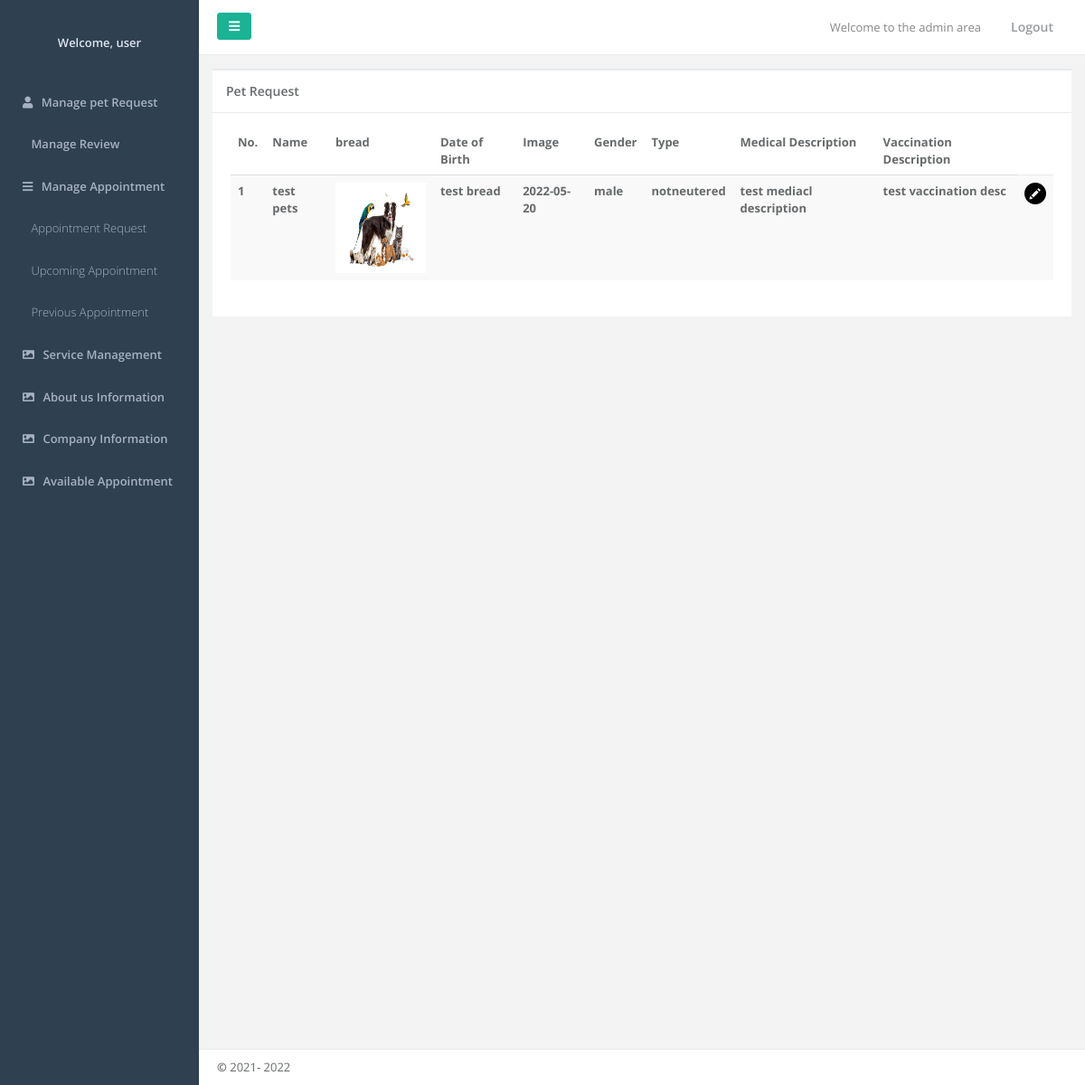
The app's page /admin/pet_request.php, older data.
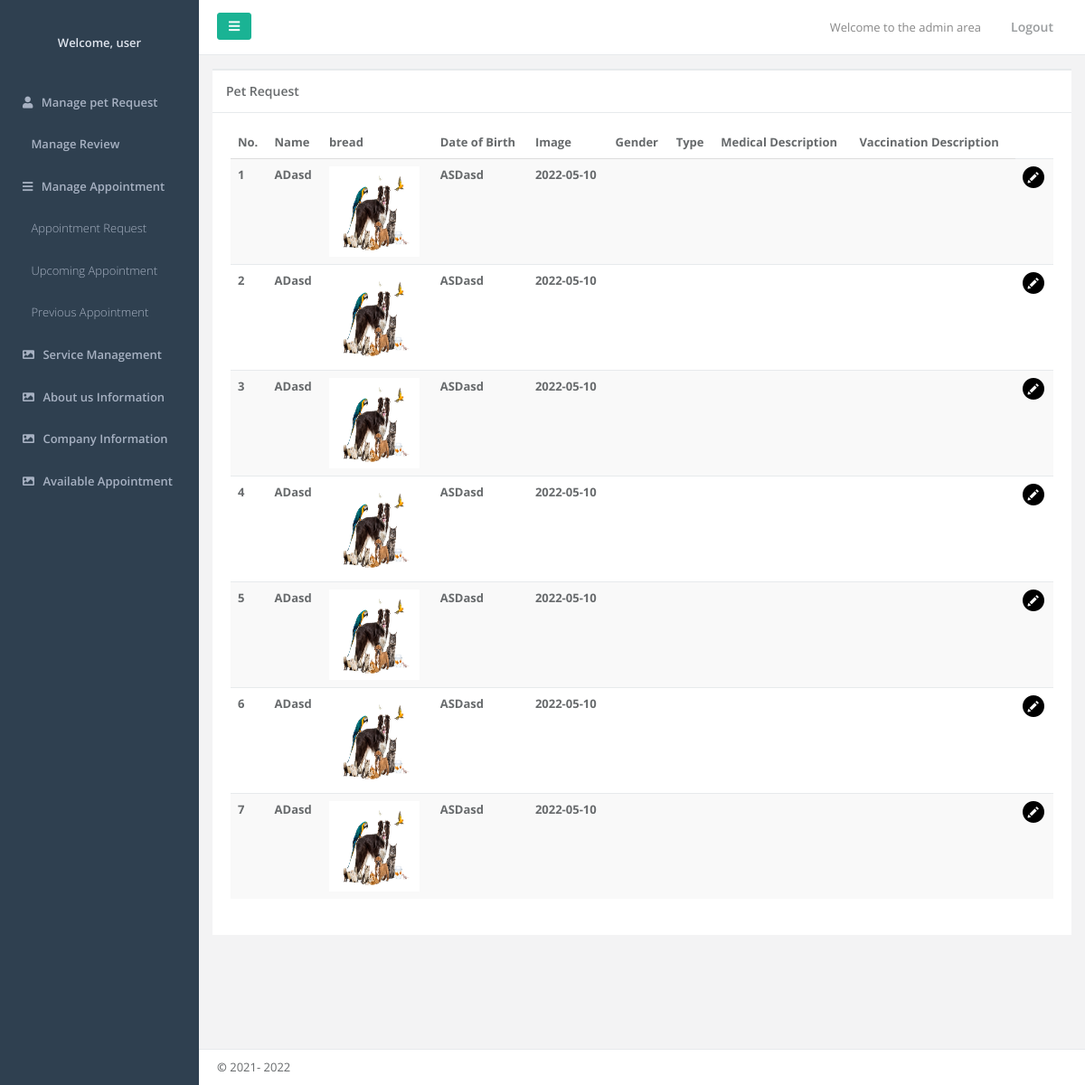
The same page, newer data.
### tables this page shows
CREATE TABLE `pets` (
  `id` int(11) NOT NULL,
  `clientid` int(25) DEFAULT NULL,
  `name` varchar(150) DEFAULT NULL,
  `bread` varchar(150) DEFAULT NULL,
  `birth_date` date DEFAULT NULL,
  `gender` varchar(10) DEFAULT NULL,
  `neutered` varchar(20) DEFAULT NULL,
  `medical_description` text DEFAULT NULL,
  `vaccination_description` text DEFAULT NULL,
  `image` varchar(150) DEFAULT NULL,
  `client_id` int(11) NOT NULL,
  `deleted` int(1) DEFAULT NULL,
  `accept` int(1) DEFAULT NULL
);

### admin/pet_request.php (the view, shortened to what this page needs)
<?php require('../dbconfig.php');
$email = $_GET['email'];
$sql = "SELECT * FROM admin WHERE email='$email' ";
$run=mysqli_query($con,$sql);
$dataofadmin = mysqli_fetch_assoc($run);
?>
<!DOCTYPE html>
<html>
<?php
include('header.php')
?>
<body>
    <div id="wrapper">
       <?php
        include('nav.php')
            ?>
        <div id="page-wrapper" class="gray-bg">
            <div class="row border-bottom">
                <nav class="navbar navbar-static-top white-bg" role="navigation" style="margin-bottom: 0">
                    <div class="navbar-header">
                        <a class="navbar-minimalize minimalize-styl-2 btn btn-primary " href="#"><i
                                class="fa fa-bars"></i> </a>
                    </div>
                    <ul class="nav navbar-top-links navbar-right">
                        <li>
                            <span class="m-r-sm text-muted welcome-message">Welcome to the admin area</span>
                        </li>
                        <li>
                            <a href="#">
                                <i class="fa fa-sign-out"></i> Logout
                            </a>
                        </li>
                    </ul>
                </nav>
            </div>
            <div class="row mtop15">
                <div class="col-lg-12">
                    <div class="ibox float-e-margins">
                        <div class="ibox-title">
                            <h5>Pet Request</h5>
                        </div>
                        <div class="ibox-content">
                            <div class="table-responsive">
                                <table class="table table-striped">
                                    <thead>
                                        <tr>
                                            <th>No.</th>
                                            <th>Name</th>
                                            <th>bread</th>
                                            <th>Date of Birth</th>
                                            <th>Image</th>
                                            <th>Gender</th>
                                            <th>Type</th>
                                            <th>Medical Description</th>
                                            <th>Vaccination Description</th>
                                        </tr>
                                    </thead>
                                    <tbody>
                                    <?php
                            $sql = "SELECT * FROM pets ";
                            $res = mysqli_query($con,$sql);
                            if($result = mysqli_query($con, $sql)){
                            if(mysqli_num_rows($res) > 0){
                                $count=0;
                             while($data = mysqli_fetch_assoc($res)){
                                $count++;
                                  ?>
                                        <tr>
                                        <th><?php echo $count; ?></th>
                            <th><?php echo $data['name']; ?></th>
                            <th><img src=../pets/<?php echo $data['image']; ?> width="100px" height="100px"></th>
                            <th><?php echo $data['bread']; ?></th>
                            <th><?php echo $data['birth_date']; ?></th>
                            <th><?php echo $data['gender']; ?></th>
                            <th><?php echo $data['neutered']; ?></th>
                            <th><?php echo $data['medical_description']; ?></th>
                            <th><?php echo $data['vaccination_description']; ?></th>
                            <th> <a href="updatepet.php?id=<?php echo $data['id']; ?>"> <img class="edit-icon" src="img/pencil.png" alt=""> </a>
                            </th>
                                </tr>
<?php
}
}
} ?>
                                    </tbody>
                                </table>
                            </div>
                        </div>
                    </div>
                </div>
            </div>
            <div class="footer">
                <div>
                    <strong>&copy;</strong> 2021-
                    <?php echo date('Y'); ?>
                </div>
            </div>
        </div>
    </div>
</body>
</html>

### admin/header.php (shortened to what this page needs)
<head>
    <link href="../assets/css/customecss.min.css" rel="stylesheet">
    <link href="../assets/css/style.css" rel="stylesheet">
    <link rel="stylesheet" href="https://use.fontawesome.com/releases/v5.15.4/css/all.css"/>
</head>

### admin/nav.php (shortened to what this page needs)
<nav class="navbar-default navbar-static-side" role="navigation">
            <div class="sidebar-collapse">
                <ul class="nav metismenu" id="side-menu">
                    <li class="nav-header">
                        <div class="dropdown profile-element text-center">
                            <a data-toggle="dropdown" class="dropdown-toggle" href="#">
                                <span class="clear"> <span class="block m-t-xs"> <strong class="font-bold">Welcome,
                                            user
                                        </strong>
                                    </span></span>
                            </a>
                        </div>
                    </li>
                    <li>
                        <a href="pet_request.php?email=<?php echo $dataofadmin['email']; ?>"> <i class="fa fa-user"></i> <span class="nav-label">Manage pet
                                Request</span></a>
                    </li>
                    <li>
                        <a href="reviews.php?email=<?php echo $dataofadmin['email']; ?>">
                        <i class="fa fa-diamond"></i> <span class="nav-label">Manage
                                Review</span></a>
                    </li>
                    <li>
                        <a href="#"><i class="fa fa-bars"></i> <span class="nav-label">Manage Appointment</span></a>
                        <ul class="nav">
                            <li>
                                <a style="font-weight:350;"
                                href="appointments.php?email=<?php echo $dataofadmin['email']; ?>">
                                         <span class="nav-label">Appointment
                                        Request</span></a>
                            </li>
                            <li>
                                <a style="font-weight:350;"
                                href="#"> <span class="nav-label">Upcoming
                                        Appointment</span></a>
                            </li>
                            <li>
                                <a style="font-weight:350;"
                                href="PreviousAppointment.php?email=<?php echo $dataofadmin['email']; ?>">
                                <i class="fa fa-diamond"></i> <span class="nav-label">Previous
                                        Appointment</span></a>
                            </li>
                        </ul>
                    </li>
                    <li>
                        <a href="#"><i class="fa fa-image"></i>
                        <span class="nav-label">Service
                                Management</span></a>
                    </li>
                    <li>
                        <a href="about_us.php?email=<?php echo $dataofadmin['email']; ?>"><i class="fa fa-image"></i> <span class="nav-label">About us
                                Information</span></a>
                    </li>
                    <li>
                        <a href="company_info.php?email=<?php echo $dataofadmin['email']; ?>" ><i class="fa fa-image"></i> <span class="nav-label">Company
                                Information</span></a>
                    </li>
                    <li>
                        <a href="appointment_available.php?email=<?php echo $dataofadmin['email']; ?>" ><i class="fa fa-image"></i> <span
                                class="nav-label">Available Appointment</span></a>
                    </li>
                </ul>
            </div>
        </nav>

Row changes from the older to the newer data that the page shows:
removed pets: name "test pets", image (picture), bread "test bread", birth_date "2022-05-20", gender "male", neutered "notneutered", medical_description "test mediacl description", vaccination_description "test vaccination desc"
added pets: name "ADasd", image (picture), bread "ASDasd", birth_date "2022-05-10"
added pets: name "ADasd", image (picture), bread "ASDasd", birth_date "2022-05-10"
added pets: name "ADasd", image (picture), bread "ASDasd", birth_date "2022-05-10"
added pets: name "ADasd", image (picture), bread "ASDasd", birth_date "2022-05-10"
added pets: name "ADasd", image (picture), bread "ASDasd", birth_date "2022-05-10"
added pets: name "ADasd", image (picture), bread "ASDasd", birth_date "2022-05-10"
added pets: name "ADasd", image (picture), bread "ASDasd", birth_date "2022-05-10"
